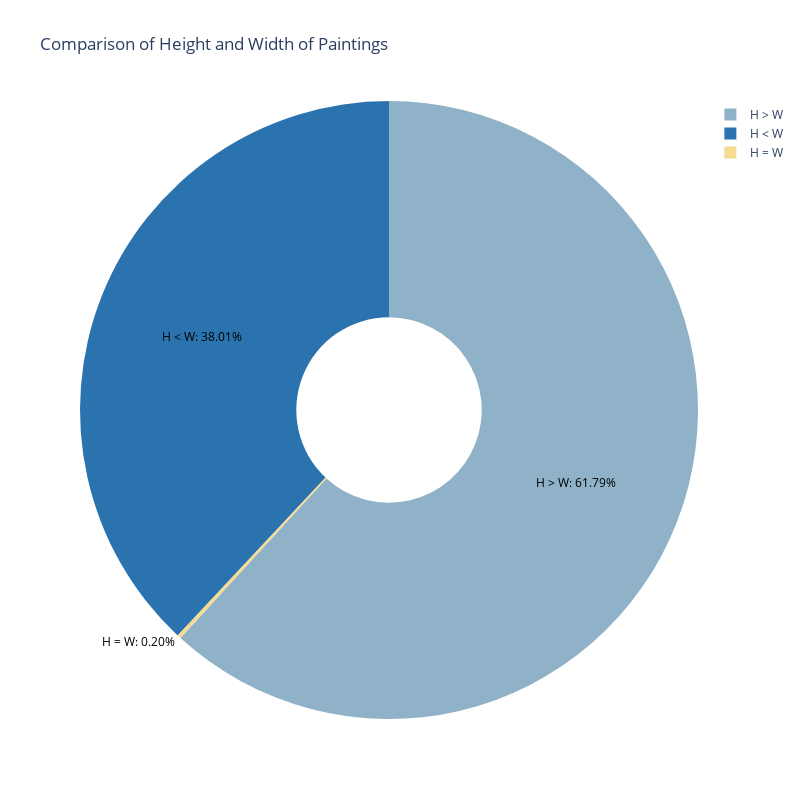

Here is the notebook cell this chart was saved with:
### Code cell
import plotly.graph_objects as go

# 创建饼图数据
labels = ['H > W', 'H = W', 'H < W']
values = [count_h_greater_w, count_h_equal_w, count_h_less_w]

# 绘制饼图
fig = go.Figure(data=[go.Pie(labels=labels, values=values)])

# 自定义饼图的颜色、文本信息等
fig.update_traces(
    marker=dict(colors=['#8FB2C9','#F7DA94','#2B73AF']),
    textinfo='percent+label',
    textfont=dict(color='black'),
    hole=0.3,
    texttemplate='%{label}: %{percent:.2%}'
)

# 更新布局
fig.update_layout(
    title='Comparison of Height and Width of Paintings',
    height=800, 
    width=800
)

# 显示图表
fig.show()

### Figure 1 — Plotly figure (JSON) as saved in the notebook; plotly's stock layout.template omitted (floating-point values rounded to 4 significant figures)
{"data": [{"hole": 0.3, "labels": ["H > W", "H = W", "H < W"], "marker": {"colors": ["#8FB2C9", "#F7DA94", "#2B73AF"]}, "textfont": {"color": "black"}, "textinfo": "percent+label", "texttemplate": "%{label}: %{percent:.2%}", "type": "pie", "values": [621, 2, 382]}], "layout": {"height": 800, "title": {"text": "Comparison of Height and Width of Paintings"}, "width": 800}}
